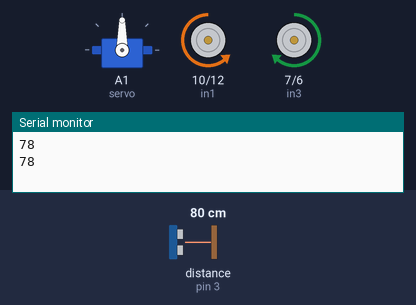
Simulated run of this sketch. Board: Arduino Uno, built with avr-gcc and run on an emulated ATmega328P. Shown: servo, motor-driver pin pairs drawn as motors (green arrow = first pin HIGH = forward, orange = second pin HIGH = backward, longer = more drive, scaled by the enable pin), the last lines printed to the serial monitor. Wiring (inferred from the names in the program): ultrasonic range finder: trigger pin 4; echo pin 3. The inputs (shaded band) are chosen by the test bench; at power-on: distance to the obstacle (sensor on pin 3) 80 cm. The echo pulse lasts 58.3 µs per cm.

Above: at 1.8 s.
1.9 s: distance to the obstacle (sensor on pin 3) set to 35 cm
4.2 s: distance to the obstacle (sensor on pin 3) set to 30 cm
At 7.0 s:
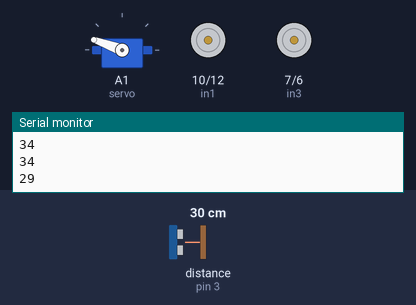
8.3 s: distance to the obstacle (sensor on pin 3) set to 60 cm
At 8.7 s:
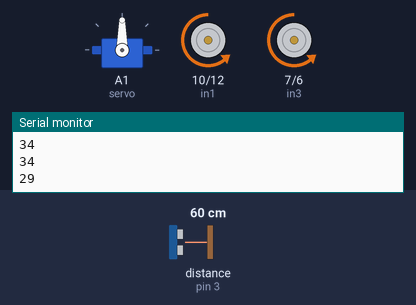
10.8 s: distance to the obstacle (sensor on pin 3) set to 2 cm
At 13.9 s:
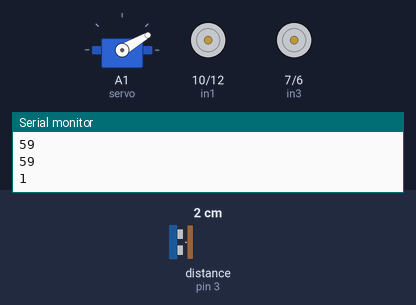
Timing chart, 0 to 15.9 s (numbered marks = the images above; inputs shaded):
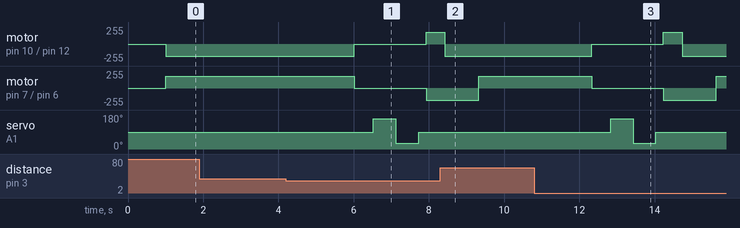

Measured:
- the behaviour switches between 32 and 31 cm on distance to the obstacle (sensor on pin 3) (found by bisection; images 0 and 1)
- after the input at 4.2 s, motor on pin 10 (in1) / pin 12 (in2): backward 180/255 → stopped after 1.8 s, → forward 180/255 1.9 s later; motor on pin 7 (in3) / pin 6 (in4): forward 180/255 → stopped after 1.8 s, → backward 180/255 1.9 s later; servo on A1 (servo): 90° → 160° after 2.3 s, → 30° 0.60 s later, → 90° 0.60 s later
- after the input at 8.3 s, motor on pin 10 (in1) / pin 12 (in2): goes on until 8.4 s, then stays backward 180/255; motor on pin 7 (in3) / pin 6 (in4): goes on until 9.3 s, then stays forward 180/255
- after the input at 10.8 s, motor on pin 10 (in1) / pin 12 (in2): backward 180/255 → stopped after 1.5 s, → forward 180/255 1.9 s later, → backward 180/255 0.50 s later; motor on pin 7 (in3) / pin 6 (in4): forward 180/255 → stopped after 1.5 s, → backward 180/255 1.9 s later, → forward 180/255 1.4 s later

The sketch:

Stacker_uno1.ino
```cpp
#include<Servo.h>
Servo servo;
int ena=11;
int enb=5;
int in1=10,in2=12,in3=7,in4=6;
int trig=4,echo=3;
int getDistance(){
  digitalWrite(trig,LOW);
  delayMicroseconds(2);
  digitalWrite(trig,HIGH);
  delayMicroseconds(10);
  digitalWrite(trig,LOW);
  long time=pulseIn(echo,HIGH);
  return (int)(time*0.034/2);
}
void forward(){
  digitalWrite(in1,LOW);
  digitalWrite(in2,HIGH);
  digitalWrite(in4,LOW);
  digitalWrite(in3,HIGH);
  analogWrite(ena,180);
  analogWrite(enb,180);
}
void stop(){
  digitalWrite(in1,0);
  digitalWrite(in2,LOW);
  digitalWrite(in3,0);
  digitalWrite(in4,LOW);
  analogWrite(ena,0);
  analogWrite(enb,0);
}
void left(){
  digitalWrite(in1,HIGH);
  digitalWrite(in2,LOW);
  digitalWrite(in4,LOW);
  digitalWrite(in3,HIGH);
  analogWrite(ena,180);
  analogWrite(enb,180);
}
void right(){
  digitalWrite(in1,LOW);
  digitalWrite(in2,HIGH);
  digitalWrite(in4,HIGH);
  digitalWrite(in3,LOW);
  analogWrite(ena,180);
  analogWrite(enb,180);
}
void back(){
  digitalWrite(in1,HIGH);
  digitalWrite(in2,LOW);
  digitalWrite(in3,LOW);
  digitalWrite(in4,HIGH);
  analogWrite(ena,180);
  analogWrite(enb,180);
}
void setup(){
  pinMode(ena,OUTPUT);
  pinMode(enb,OUTPUT);
  pinMode(in1,OUTPUT);
  pinMode(in2,OUTPUT);
  pinMode(in3,OUTPUT);
  pinMode(in4,OUTPUT);
  pinMode(echo,INPUT);
  pinMode(trig,OUTPUT);
  Serial.begin(9600);
  servo.attach(A1);
  servo.write(90);
}
void loop(){
  int d=getDistance(),r,l;
  Serial.println(d);
  delay(1000);
  if(d>30){
    forward();
  }
  else{
    stop();
    delay(500);
    servo.write(160);
    r=getDistance();
    delay(600);
    servo.write(30);
    l=getDistance();
    delay(600);
    servo.write(90);
    delay(200);
    if(r>=l){
      back();
      delay(500);
      right();
      delay(900);
      forward();
    }
    else{
      back();
      delay(500);
      left();
      delay(900);
      forward();
    }
  }
}
```
